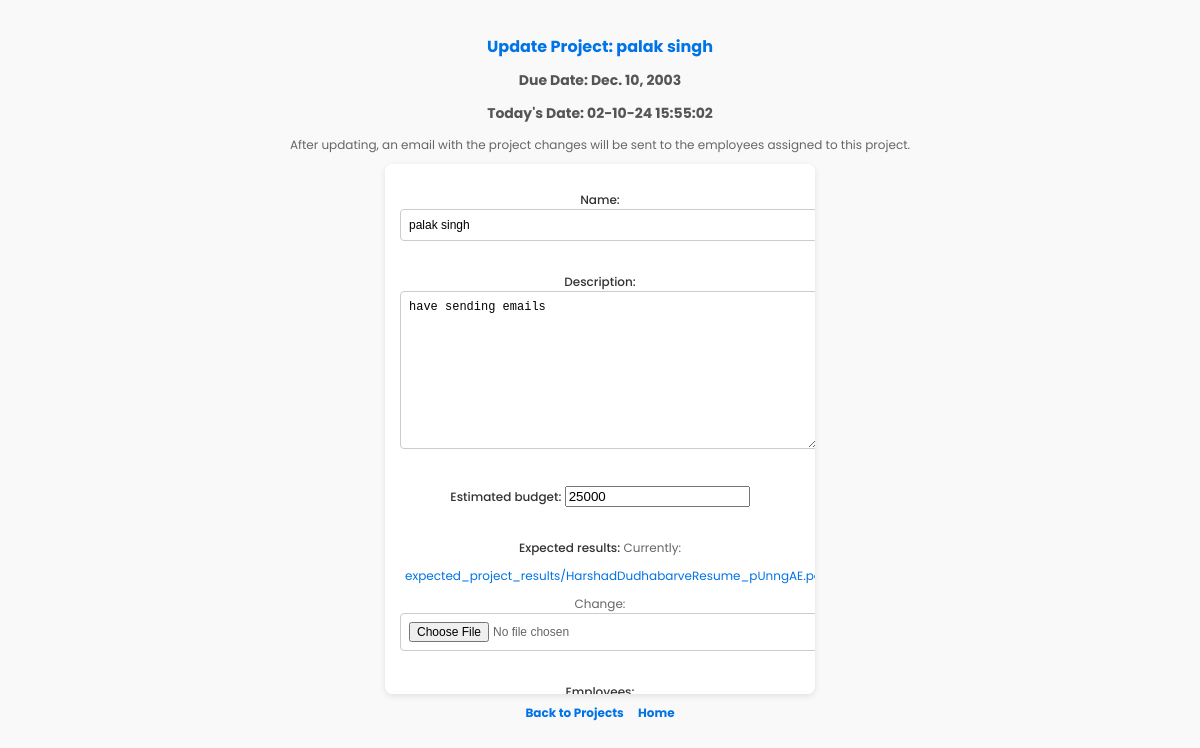
Page /register_employee/update_project/10/ (signed in) on the committed database.
### emp/models.py (models this page shows, shortened)
class Project(models.Model):
    user = models.ForeignKey(User, on_delete=models.CASCADE)
    name = models.CharField(max_length=200)
    description = models.TextField()
    estimated_budget = models.IntegerField()
    expected_results = models.FileField(upload_to='expected_project_results/')
    employees = models.ManyToManyField(Employee, related_name='project')
    status = models.CharField(max_length=50, choices=(
        ('pending', 'pending'), ('initialized', 'initialized'), ('completed', 'completed'),
        ('in progress', 'in progress')),
                              default='pending')
    created_at = models.DateTimeField(auto_now=True)
    due_date = models.DateField()

class Employee(models.Model):
    user = models.ForeignKey(User, on_delete=models.CASCADE, null=True)
    profile_pic = models.ImageField(upload_to='images', blank=True)
    name = models.CharField(max_length=100)
    email = models.EmailField()
    contact = models.CharField(max_length=200)
    role = models.CharField(max_length=100)
    salary = models.IntegerField()
    resume = models.FileField(upload_to='resumes', null=True, blank=True)
    bank_name=models.CharField(max_length=100, null=True)
    account_number=models.TextField(null=True)
    upi_id=models.CharField(max_length=100, null=True)
    date_joined = models.DateTimeField(auto_now=True)
    def __str__(self):
        return self.name

### emp/views.py (the view)
# urls.py: path('update_project/<int:pk>/', edit_update_project, name='update_project'),
@login_required
def edit_update_project(request, pk):
    project = get_object_or_404(Project, pk=pk)
    employee_emails = [employee.email for employee in project.employees.all()]
    employee_names = ', '.join([str(employee) for employee in project.employees.all()])
    if request.method == 'POST':
        form = ProjectForm(request.POST, request.FILES, instance=project)
        if form.is_valid():
            try:
                form.save()
                html_message = f"""
                       <h1 style="color: #333;">Project Updated: {project.name}</h1>
                       <p style="font-size: 14px; color: #555;">
                           Dear Team,<br><br>
                           We have updated the project <strong>{project.name}</strong>.
                           Kindly review the updated details below:
                       </p>
                       <ul>
                           <li><strong>Project Name:</strong> {project.name}</li>
                           <li><strong>Description:</strong> {project.description}</li>
                           <li><strong>Budget:</strong> {project.estimated_budget}</li>
                           <li><strong>Current Status:</strong> {project.status}</li>
                           <li><strong>Received Project:</strong> {project.created_at}</li>
                           <li><strong>Due Date:</strong> {project.due_date}</li>
                           <li><strong>Team Members:</strong> {employee_names}</li>
                           <li><strong>Project Status:</strong> {project.status}</li>
                       </ul>
                       <p style="font-size: 14px; color: #555;">
                           Please contact the team for further details.<br>
                           <strong>Thank you,<br>Team Django</strong>
                       </p>
                   """
                email = EmailMessage(
                    subject=f'Project Update: {project.name}',
                    body=html_message,
                    from_email='vishaldudhabarve105@gmail.com',  # From email
                    to=employee_emails,  # List of employee emails
                )
                email.content_subtype = 'html'
                if project.expected_results:
                    file_path = os.path.join(settings.MEDIA_ROOT, project.expected_results.name)
                    email.attach_file(file_path)
                email.send(fail_silently=False)
            except Exception as e:
                return JsonResponse({
                    'msg': str(e)
                }, status=400)
            messages.success(request,
                             f'Your project {project.name} updated successfully and the update details has been sent '
                             f'to your members in a team project {project.employees.all()}')
            pygame_notify()
            return redirect('view_projects')
    else:
        form = ProjectForm(instance=project)
    t = time.localtime()
    actual_time = time.strftime("%d-%m-%y %H:%M:%S", t)
    return render(request, 'emp/update_project.html', {'form': form, 'project': project, 'actual_time': actual_time})

### emp/forms.py
class ProjectForm(forms.ModelForm):
    employees = forms.ModelMultipleChoiceField(
        queryset=Employee.objects.all(),  # Fetch all employees
        widget=forms.CheckboxSelectMultiple  # This creates checkboxes for selecting multiple employees
    )
    class Meta:
        model = Project
        fields = '__all__'
        exclude = ['user', 'created_at']

### emp/templates/emp/update_project.html (shortened to what this page needs)
<!DOCTYPE html>
<html lang="en">
<head>
</head>
<body>
    <h1>Update Project: {{ project.name }}</h1>
    <h2>Due Date: {{ project.due_date }}</h2>
    <h2>Today's Date: {{ actual_time }}</h2>
    <p>After updating, an email with the project changes will be sent to the employees assigned to this project.</p>
    <div class="form-container">
        <form method="post" enctype="multipart/form-data" id="updateProjectForm">
            {{ form.as_p }}
        </form>
    </div>
    <div style="text-align: center;">
        <a href="{% url 'view_projects' %}"><strong>Back to Projects</strong></a>
        <a href="{% url 'register_employee' %}"><strong>Home</strong></a>
    </div>
</body>
</html>

### emp/templates/emp/update_project.html (style rules this page uses)
body { font-family: 'Poppins', sans-serif; background-color: #f9f9f9; color: #333; padding: 15px; opacity: 0; transform: scale(0.95); animation: fadeInScale 0.8s forwards ease-out; }
h1, h2 { text-align: center; color: #0073e6; font-size: 16px; opacity: 0; transform: translateY(-20px); animation: fadeInSlide 0.6s 0.2s forwards ease-out; }
h2 { font-size: 14px; color: #555; }
p { font-size: 12px; color: #666; text-align: center; margin-bottom: 10px; opacity: 0; transform: translateY(-10px); animation: fadeInSlide 0.6s 0.4s forwards ease-out; }
.form-container { max-width: 400px; height: 500px; margin: 0 auto; background-color: #fff; padding: 15px; box-shadow: 0 2px 6px rgba(0, 0, 0, 0.1); border-radius: 8px; overflow-y: auto; scrollbar-width: thin; z-index: 1; opacity: 0; transform: translateY(20px); animation: fadeInSlide 0.6s 0.6s forwards ease-out; }
form { display: flex; flex-direction: column; gap: 10px; }
label { font-size: 12px; font-weight: 500; color: #333; }
input[type="text"], input[type="email"], textarea, input[type="file"], input[type="date"] { width: 100%; padding: 8px; font-size: 12px; border: 1px solid #ccc; border-radius: 4px; }
a { font-size: 12px; color: #0073e6; text-decoration: none; display: inline-block; margin: 10px 5px; opacity: 0; transform: translateY(10px); animation: fadeInSlide 0.6s 1s forwards ease-out; }

### rows in the picture
Project: name "palak singh", due_date "Dec. 10, 2003", description "have sending emails", estimated_budget "25000"

### other values in the picture
{{ actual_time }} "02-10-24 15:55:02"
